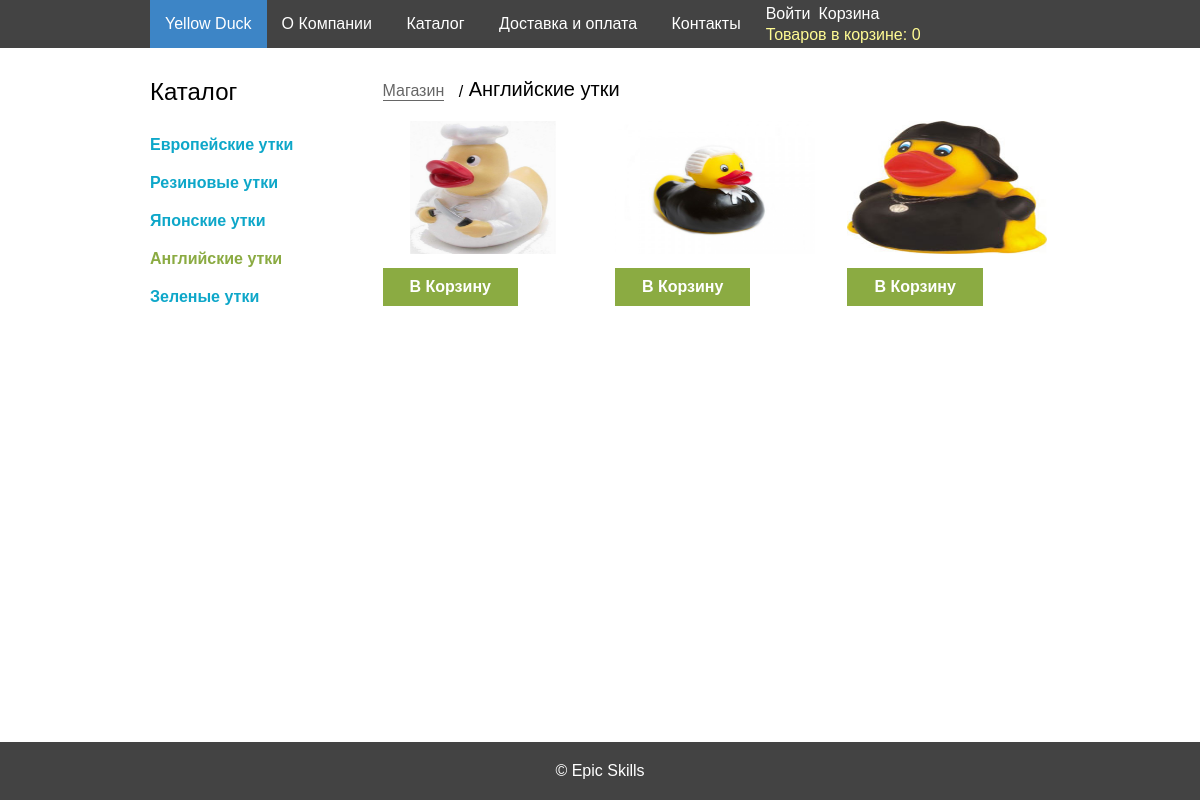
Page /category/?id=5 on the committed database.
### tables this page shows
CREATE TABLE `categories` ( 
	`id` Int( 11 ) AUTO_INCREMENT NOT NULL, 
	`title` VarChar( 255 ) NOT NULL, 
	`created_at` DateTime NULL DEFAULT CURRENT_TIMESTAMP, 
	`updated_at` DateTime NULL DEFAULT CURRENT_TIMESTAMP,
	 PRIMARY KEY ( `id` )
 )
CHARACTER SET = utf8
COLLATE = utf8_general_ci;

CREATE TABLE `products` ( 
	`id` Int( 11 ) AUTO_INCREMENT NOT NULL, 
	`title` VarChar( 255 ) NOT NULL, 
	`description` Text NULL, 
	`price` Double( 7, 2 ) NOT NULL, 
	`image_id` Int( 11 ) NOT NULL DEFAULT '1', 
	`created_at` DateTime NULL, 
	`updated_at` DateTime NOT NULL, 
	`category_id` Int( 11 ) NULL,
	 PRIMARY KEY ( `id` )
 )
CHARACTER SET = utf8
COLLATE = utf8_general_ci;

CREATE TABLE `images` ( 
	`id` Int( 11 ) AUTO_INCREMENT NOT NULL, 
	`photo` VarChar( 255 ) NOT NULL, 
	`created_at` DateTime NULL, 
	`updated_at` DateTime NULL,
	 PRIMARY KEY ( `id` )
 )
CHARACTER SET = utf8
COLLATE = utf8_general_ci;

### src/autoload.php (called while the page is built, shortened)
<?php
function autoload($className) {
    $src_path = __DIR__ . '/../src/';
    $className = ltrim($className, '\\');
    $fileName  = '';
    if ($lastNsPos = strrpos($className, '\\')) {
        $namespace = substr($className, 0, $lastNsPos);
        $className = substr($className, $lastNsPos + 1);
        $fileName  = str_replace('\\', DIRECTORY_SEPARATOR, $namespace) . DIRECTORY_SEPARATOR;
    }
    $fileName .= str_replace('_', DIRECTORY_SEPARATOR, $className) . '.php';
}

### src/App/DB/Connection.php (called while the page is built, shortened)
<?php
class Connection {
    private $connection;
    public function __construct($username,$password) {
        try {
            $this->connection = new \PDO(
                'mysql:host=localhost;dbname=duck_store;charset=utf8',
                $username,
                $password
            );
        } catch (\Exception $e) {
            die($e->getMessage());
        }
    }
    public function prepare($sql) {
        return $this->connection->prepare($sql);
    }
}

### src/App/DB/Categories.php (called while the page is built, shortened)
<?php
class Categories {
    public static function getAll(Connection $connection) {
        $cat_stmt = $connection->prepare("SELECT * FROM `categories`");
        $cat_stmt->execute();
        return $cat_stmt->fetchAll(\PDO::FETCH_ASSOC);
    }
    public static function get($id, Connection $connection) {
        $stmt = $connection->prepare("SELECT * FROM `categories` WHERE `categories`.`id` = :id");
        $stmt->execute(['id' => $id]);
        return $stmt->fetch(\PDO::FETCH_ASSOC);
    }
}

### src/App/DB/Products.php (called while the page is built, shortened)
<?php
class Products {
    public static function getByCategory($categoryId,Connection $connection) {
        $statement = $connection->prepare('SELECT p.id, p.title, p.description, p.price, p.category_id, p.updated_at, i.photo
 FROM `products` p INNER JOIN `images` i ON p.image_id = i.id WHERE p.category_id = :id GROUP BY p.id');
        $statement->execute(['id' => $categoryId]);
        $products = $statement->fetchAll(\PDO::FETCH_ASSOC);
        return $products;
    }
}

### src/templates/_menu.php (the view, shortened to what this page needs)
<aside class="column column3">
	<h2>Каталог</h2>
	<ul class="categories">
        <?php
        foreach ($categories as $_category) {
            echo "<li><a href='"
                . \App\Utilities\Options::URL
                . "/category/?id="
                . $_category['id'] . "'>"
                . $_category['title'] . "</a></li>";
        }
        ?>
	</ul>
</aside>

### src/category.php (shortened to what this page needs)
<?php
$flag = false;
$products = [];
if ((isset($_GET['id']))&&(is_numeric($_GET['id']))) {
    $id = $_GET['id'];
    $category = \App\DB\Categories::get($id, $connection);
    if (!$flag) {
        $products = \App\DB\Products::getByCategory($category['id'], $connection);
    }
} else {
    $flag = true;
    $category['title'] = "Неизвестная категория";
}
include_once __DIR__ . '/templates/_header.php';
include_once __DIR__ . '/templates/_top_menu.php';
?>
    <section>
        <div class="container">
            <div class="row clearfix">
                <?php include_once 'templates/_menu.php'; ?>
                <div class="column column9">
                    <div class="catalog">
                        <div class="breadcrumbs">
                            <a href="<?= \App\Utilities\Options::URL ?>">Магазин</a>
                            <p><?=$category['title']?></p>
                        </div>
                        <div class="row clearfix">
                            <?php
                            if (!empty($products)) {
                                include_once __DIR__ . '/templates/_pagination-cat.php';
                            }
                            ?>
                        </div>
                    </div>
                </div>
            </div>
        </div>
    </section>
<?php include_once __DIR__ . '/templates/_footer.php';

### src/templates/_pagination-cat.php (shortened to what this page needs)
<?php
$count_of_items_on_page = 9;
$count = ceil(count($products) / $count_of_items_on_page);
if ((isset($_GET['page'])&&(is_numeric($_GET['page'])) && ($_GET['page'] <= $count))) {
    $page = $_GET['page'];
} else {
    $page = "1";
}
if ($page <= $count) {
    $offset = (intval($page)-1)*$count_of_items_on_page;
    for ($i = $offset; $i < $offset + $count_of_items_on_page; $i++) {
        if ($i < count($products)) {
            if (isset($_SESSION['user_id'])) {
                include "_shop_element_admin.php";
            } else {
                include "_shop_element.php";
            }
        }
    }
} else {
    echo "Список товаров пуст";
}

### src/templates/_shop_element.php
<div class="item-block column column4">
	<a href="<?= \App\Utilities\Options::URL ?>/product/?id=<?=$products[$i]['id']?>" class="item" title="<?=$products[$i]['title'];?>">
		<img src="<?=$products[$i]['photo']?>" alt="<?=$products[$i]['title'];?>">
	</a>
	<a href="<?= \App\Utilities\Options::URL ?>/cart/add/?item=<?=$products[$i]['id']?>" class="btn-basket">
        В Корзину
    </a>
</div>

### web/css/style.css (style rules this page uses)
* { margin: 0; padding: 0; -webkit-box-sizing: border-box; -moz-box-sizing: border-box; box-sizing: border-box; }
body { background-color: #fff; width: 100%; }
.clearfix::after { content: ''; display: table; clear: both; }
.container { width: 960px; margin-right: auto; margin-left: auto; padding-left: 30px; padding-right: 30px;margin: 0 auto; }
.row { margin-left: -15px; margin-right: -15px; }
.column { position: relative; min-height: 1px; padding-left: 15px; padding-right: 15px; float: left; }
.column3 { width: 25%; }
.column4 { width: 33.33%; }
.column9 { width: 75%; }
.column4:nth-of-type(3n+1) { clear: both; }
a { text-decoration: none; }
li { list-style-type: none; }
p { font-size: 16px; }
h1,h2,h3 { font-weight: normal; }
h2 { font-size: 24px; margin-bottom: 20px; }
nav li,nav li a,.btn-basket { display: inline-block; }
aside a { display: block; color: #0ea7c9; padding: 10px 0; font-size: 16px; font-weight: bold; }
.item-block { margin-bottom: 40px; }
.item-block img { width: 200px; height: 133px; margin-bottom: 10px; }
.btn-basket { background-color: #8bab42; color: #fff; padding: 10px 27px; font-weight: bold; }
.breadcrumbs { margin-bottom: 20px; }
.breadcrumbs a,.breadcrumbs p { display: inline-block; }
.breadcrumbs a { position: relative; border-bottom: 1px solid #666; font-size: 16px; color: #666; }
.breadcrumbs p:before { content: "/"; position: absolute; left: -10px; bottom: 0; font-size: 16px; font-weight: normal; }
.breadcrumbs p { margin-left: 20px; font-size: 20px; color: #000;position: relative; }
main,section { overflow: hidden; margin-bottom: 100px; }
.categories .current { color: #8bab42; }

### rows in the picture
categories: title "Европейские утки"
categories: title "Резиновые утки"
categories: title "Японские утки"
categories: title "Английские утки"
categories: title "Зеленые утки"
products: image.photo (picture)
products: image.photo (picture)
products: image.photo (picture)

### other values in the picture
getProductsInCart() "0"
